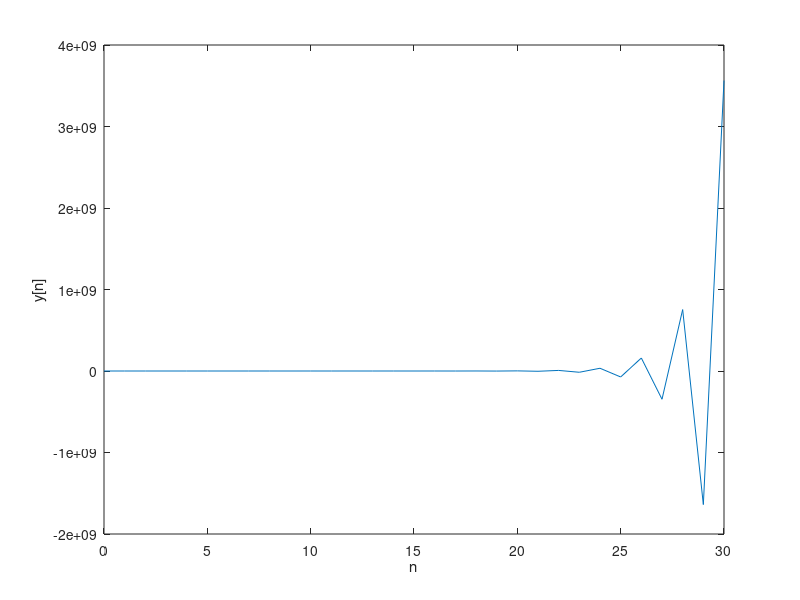

MATLAB code for this plot:
num = [1 1];
den = [1 2 1 3];
n = 0:1:30;
x = [1 * ones(size(n))];
y = filter(num, den, x);
plot(n,y);
xlabel('n');
ylabel('y[n]');